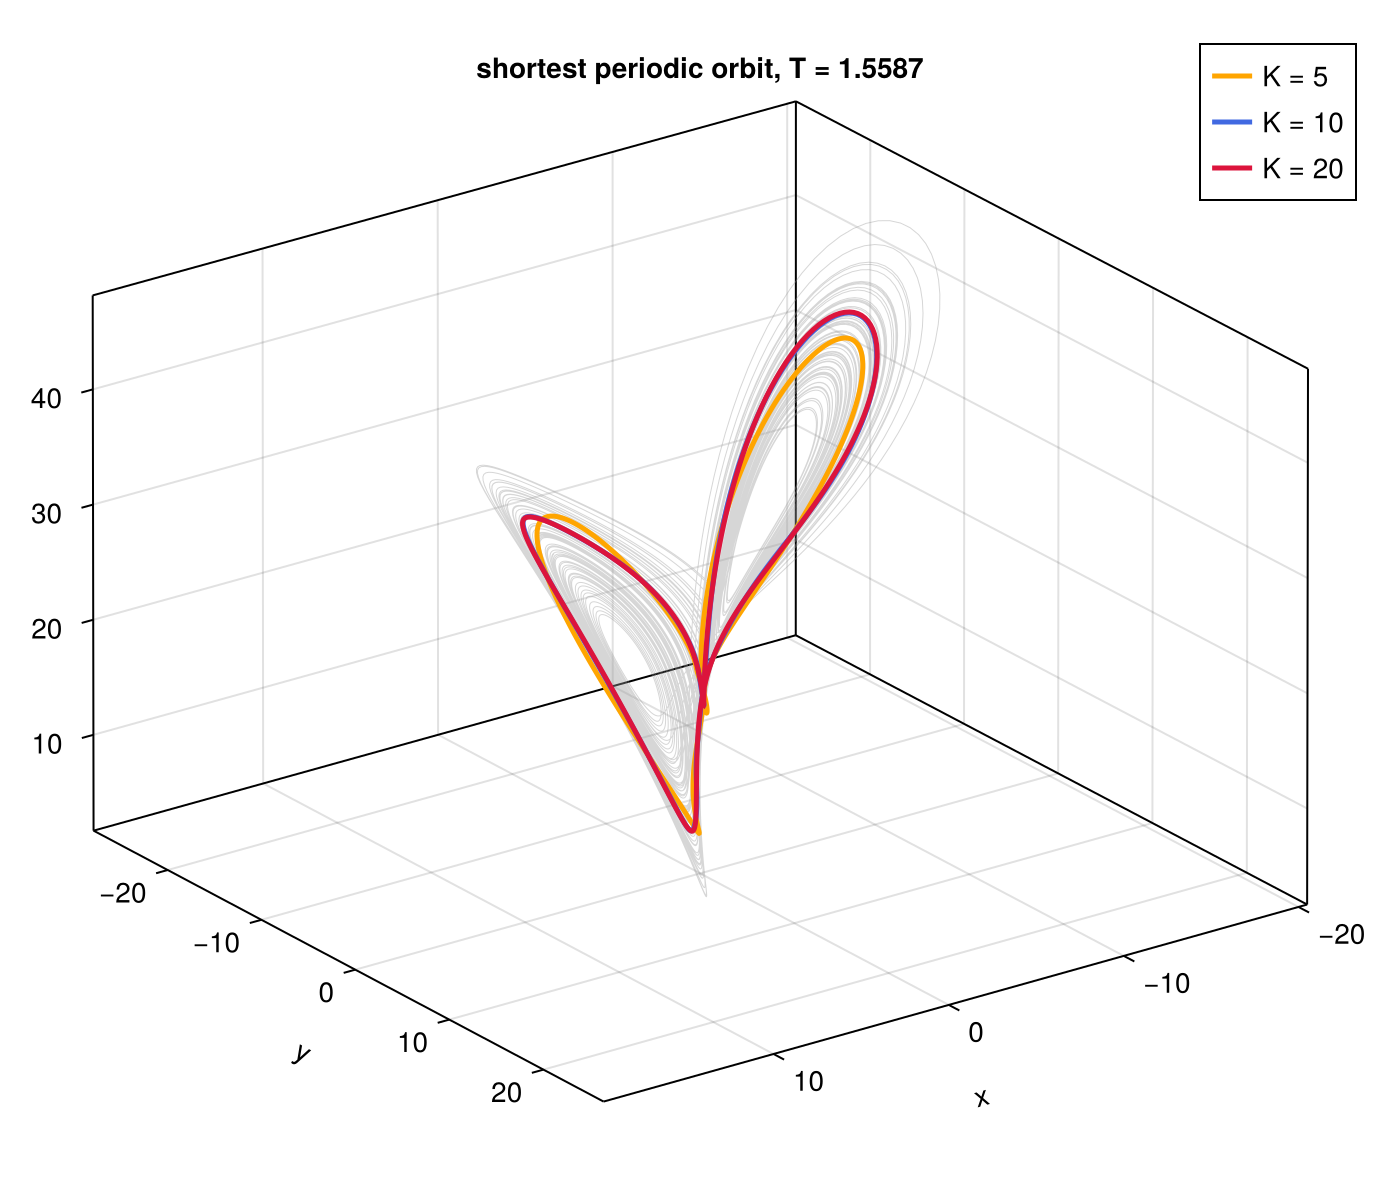

Write Julia code to recreate this figure.
# The shortest periodic orbit of the Lorenz system, for the standard parameters σ = 10, ρ = 28,
# β = 8/3, with period T ≈ 1.5587. The initial guess is a near-recurrence of a chaotic trajectory;
# the Newton–Krylov hookstep, with the block preconditioner of lorenz.jl, converges it with
# K = 5, 10 and 20 Fourier modes in time.
#
#     julia --project=examples examples/lorenz/example.jl
#
# writes example.png next to this file.

using Printf
using CairoMakie

include("lorenz.jl")


# ---- chaotic trajectory: transient of 20, then 100 time units ----
dt = 0.005
U  = trajectory(trajectory([1.0, 1.0, 1.0], dt, 4000)[:, end], dt, 20000)

# ---- best near-recurrence with period in [1.4, 1.7] ----
lags    = round(Int, 1.4 / dt):round(Int, 1.7 / dt)
e, i, m = minimum((norm(U[:, i + m] .- U[:, i]) / norm(U[:, i]), i, m)
                  for i in 1:size(U, 2) - last(lags), m in lags)

@printf "initial guess: recurrence error %.3f, T = %.4f\n" e m * dt

# ---- search, with K = 5, 10 and 20 modes ----
orbits = map((5, 10, 20)) do K
    x₀ = initial_orbit(U, dt, i, m, K)
    F  = System(nonlinear!,
                LorenzLinearised(K),
                LorenzLinearised(K; adjoint=true),
                dds!,
                x₀;
                linearise!,
                B=LorenzPreconditioner(x₀))

    x     = copy(x₀)
    trace = Trace()
    solve!(x, F, NewtonHookstep(maxiter=20, krylov_dim=40, Δ=1, Δmax=100, tol=1e-12,
                                verbose=false, callback=trace))

    T = 2π / ReSolverV2.frequency(x)
    @printf "K = %2d: ‖r‖ = %.2e → %.2e in %d iterations, T = %.8f\n" K trace.res[1] trace.res[end] length(trace) - 1 T

    (; K, x, T)
end


# ============================================================================ #
# Figure: the orbits on the attractor                                          #
# ============================================================================ #

fig = Figure(size=(700, 600), fontsize=14)
ax  = Axis3(fig[1, 1]; title=@sprintf("shortest periodic orbit, T = %.4f", orbits[end].T),
            xlabel="x", ylabel="y", zlabel="z", azimuth=0.3π)

lines!(ax, U[1, :], U[2, :], U[3, :]; color=(:gray60, 0.4), linewidth=0.5)
for (orbit, color) in zip(orbits, (:orange, :royalblue, :crimson))
    v = curve(orbit.x)
    lines!(ax, v[1, :], v[2, :], v[3, :]; color, linewidth=2.5, label="K = $(orbit.K)")
end
axislegend(ax; position=:rt)

save(joinpath(@__DIR__, "example.png"), fig)
